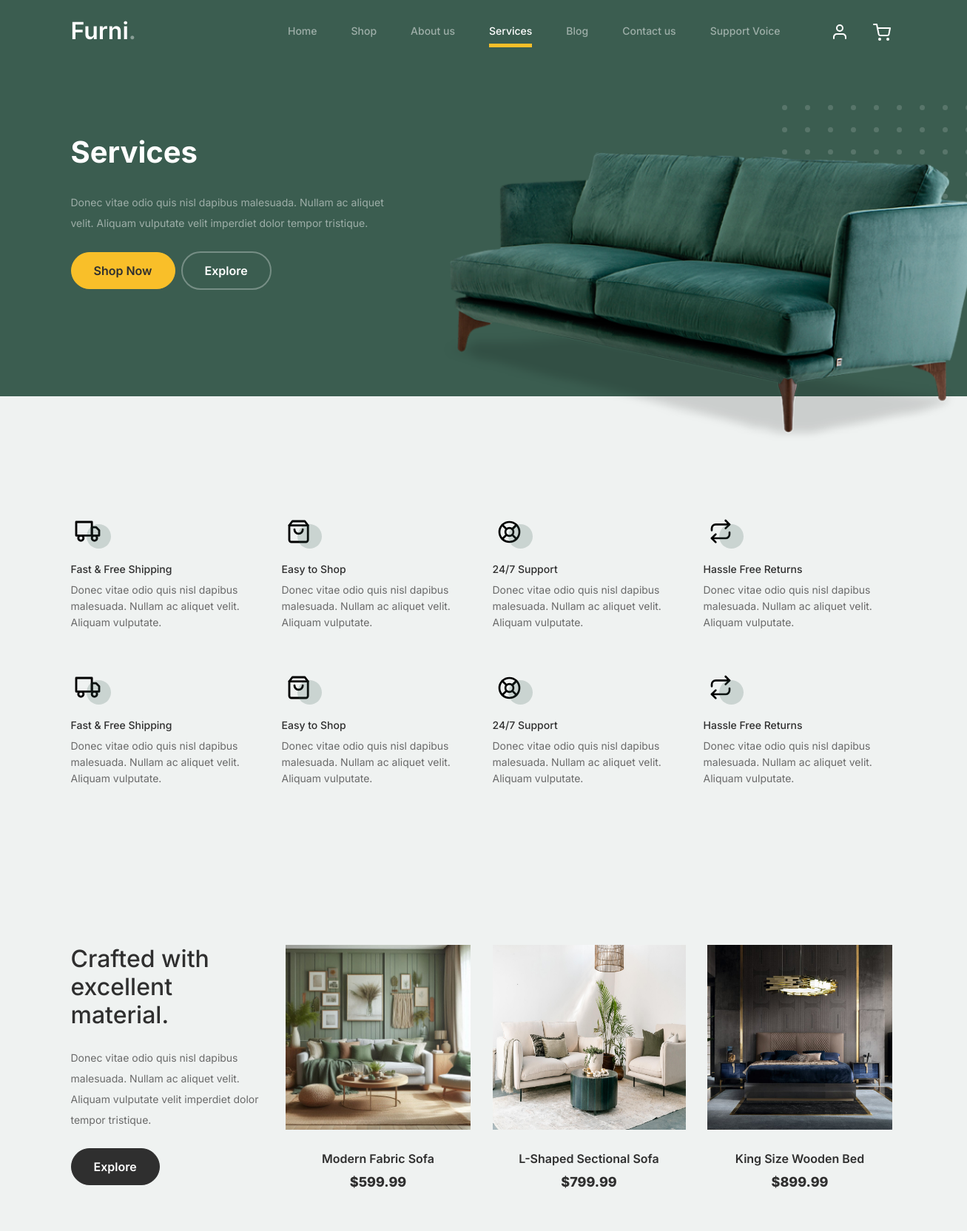
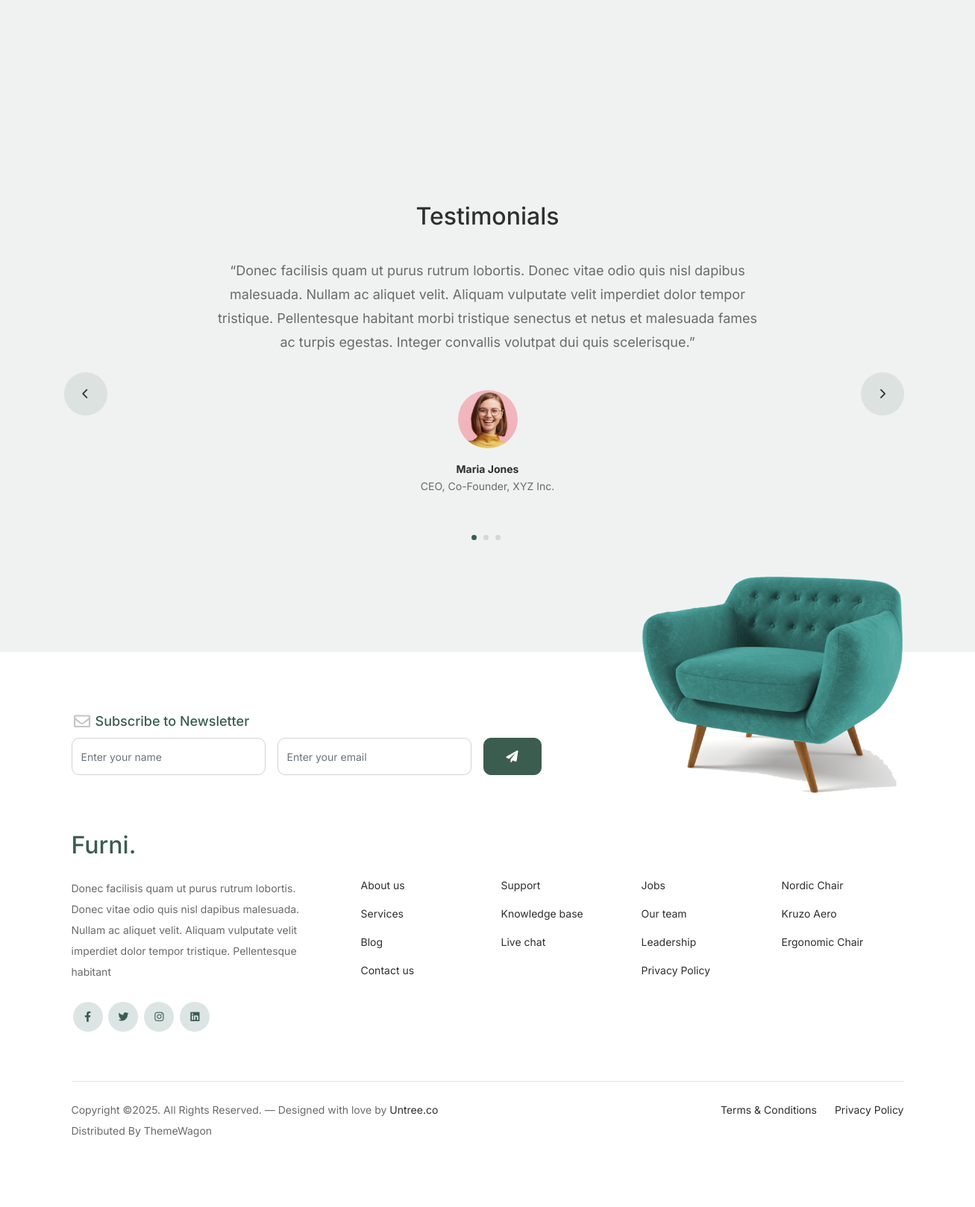
The app's page /service/ with its own data (2 pictures, top to bottom).
### shop/models.py (models this page shows, shortened)
class Product(models.Model):
    name = models.CharField(max_length=200)
    slug = AutoSlugField(populate_from='name', unique=True)
    subcategory = models.ForeignKey(Subcategory, on_delete=models.CASCADE, related_name='products')
    description = models.TextField()
    price = models.DecimalField(max_digits=10, decimal_places=2)
    image = models.ImageField(upload_to='products/')
    stock = models.PositiveIntegerField()
    available = models.BooleanField(default=True)
    created_at = models.DateTimeField(auto_now_add=True)
    updated_at = models.DateTimeField(auto_now=True)

### core/views.py (the view)
# urls.py: path('service/',servicePage, name='service'),
def servicePage(request):
  products = Product.objects.all()[:3]
  context ={"products": products}
  return render(request, 'services.html',context)

### shop/context_processors.py (called while the page is built)
def cart_item_count(request):
    if request.user.is_authenticated:
        cart, created = Cart.objects.get_or_create(user=request.user)
        return {'cart_item_count': cart.items.count()}
    return {'cart_item_count': 0}

### core/templates/services.html (shortened to what this page needs)
{% extends "base.html" %}
{% load static %}
{% block content %}
			<div class="hero">
				<div class="container">
					<div class="row justify-content-between">
						<div class="col-lg-5">
							<div class="intro-excerpt">
								<h1>Services</h1>
								<p class="mb-4">Donec vitae odio quis nisl dapibus malesuada. Nullam ac aliquet velit. Aliquam vulputate velit imperdiet dolor tempor tristique.</p>
								<p><a href="" class="btn btn-secondary me-2">Shop Now</a><a href="#" class="btn btn-white-outline">Explore</a></p>
							</div>
						</div>
						<div class="col-lg-7">
							<div class="hero-img-wrap">
								<img src="{% static 'images/couch.png' %}" class="img-fluid">
							</div>
						</div>
					</div>
				</div>
			</div>
		<div class="why-choose-section">
			<div class="container">
				<div class="row my-5">
					<div class="col-6 col-md-6 col-lg-3 mb-4">
						<div class="feature">
							<div class="icon">
								<img src="{% static 'images/truck.svg' %}" alt="Image" class="imf-fluid">
							</div>
							<h3>Fast &amp; Free Shipping</h3>
							<p>Donec vitae odio quis nisl dapibus malesuada. Nullam ac aliquet velit. Aliquam vulputate.</p>
						</div>
					</div>
					<div class="col-6 col-md-6 col-lg-3 mb-4">
						<div class="feature">
							<div class="icon">
								<img src="{% static 'images/bag.svg' %}" alt="Image" class="imf-fluid">
							</div>
							<h3>Easy to Shop</h3>
							<p>Donec vitae odio quis nisl dapibus malesuada. Nullam ac aliquet velit. Aliquam vulputate.</p>
						</div>
					</div>
					<div class="col-6 col-md-6 col-lg-3 mb-4">
						<div class="feature">
							<div class="icon">
								<img src="{% static 'images/support.svg' %}" alt="Image" class="imf-fluid">
							</div>
							<h3>24/7 Support</h3>
							<p>Donec vitae odio quis nisl dapibus malesuada. Nullam ac aliquet velit. Aliquam vulputate.</p>
						</div>
					</div>
					<div class="col-6 col-md-6 col-lg-3 mb-4">
						<div class="feature">
							<div class="icon">
								<img src="{% static 'images/return.svg' %}" alt="Image" class="imf-fluid">
							</div>
							<h3>Hassle Free Returns</h3>
							<p>Donec vitae odio quis nisl dapibus malesuada. Nullam ac aliquet velit. Aliquam vulputate.</p>
						</div>
					</div>
					<div class="col-6 col-md-6 col-lg-3 mb-4">
						<div class="feature">
							<div class="icon">
								<img src="{% static 'images/truck.svg' %}" alt="Image" class="imf-fluid">
							</div>
							<h3>Fast &amp; Free Shipping</h3>
							<p>Donec vitae odio quis nisl dapibus malesuada. Nullam ac aliquet velit. Aliquam vulputate.</p>
						</div>
					</div>
					<div class="col-6 col-md-6 col-lg-3 mb-4">
						<div class="feature">
							<div class="icon">
								<img src="{% static 'images/bag.svg' %}" alt="Image" class="imf-fluid">
							</div>
							<h3>Easy to Shop</h3>
							<p>Donec vitae odio quis nisl dapibus malesuada. Nullam ac aliquet velit. Aliquam vulputate.</p>
						</div>
					</div>
					<div class="col-6 col-md-6 col-lg-3 mb-4">
						<div class="feature">
							<div class="icon">
								<img src="{% static 'images/support.svg' %}" alt="Image" class="imf-fluid">
							</div>
							<h3>24/7 Support</h3>
							<p>Donec vitae odio quis nisl dapibus malesuada. Nullam ac aliquet velit. Aliquam vulputate.</p>
						</div>
					</div>
					<div class="col-6 col-md-6 col-lg-3 mb-4">
						<div class="feature">
							<div class="icon">
								<img src="{% static 'images/return.svg' %}" alt="Image" class="imf-fluid">
							</div>
							<h3>Hassle Free Returns</h3>
							<p>Donec vitae odio quis nisl dapibus malesuada. Nullam ac aliquet velit. Aliquam vulputate.</p>
						</div>
					</div>
				</div>
			</div>
		</div>
		<div class="product-section pt-0">
			<div class="container">
				<div class="row">
					<div class="col-md-12 col-lg-3 mb-5 mb-lg-0">
						<h2 class="mb-4 section-title">Crafted with excellent material.</h2>
						<p class="mb-4">Donec vitae odio quis nisl dapibus malesuada. Nullam ac aliquet velit. Aliquam vulputate velit imperdiet dolor tempor tristique. </p>
						<p><a href="{% url 'shop' %}" class="btn">Explore</a></p>
					</div>
					{% for product in products %}
                    {% if product.available %}
                        <div class="col-12 col-md-4 col-lg-3 mb-5">
                            <div class="product-item" data-toggle="modal" data-target="#productModal{{ product.id }}">
                                <img style="height: 250px;" src="{{ product.image.url }}" class="img-fluid product-thumbnail">
                                <h3 class="product-title">{{ product.name }}</h3>
                                <strong class="product-price">${{ product.price }}</strong>
                            </div>
                        </div>
                    {% endif %}
                {% endfor %}
				</div>
			</div>
		</div>
		<div class="testimonial-section before-footer-section">
			<div class="container">
				<div class="row">
					<div class="col-lg-7 mx-auto text-center">
						<h2 class="section-title">Testimonials</h2>
					</div>
				</div>
				<div class="row justify-content-center">
					<div class="col-lg-12">
						<div class="testimonial-slider-wrap text-center">
							<div id="testimonial-nav">
								<span class="prev" data-controls="prev"><span class="fa fa-chevron-left"></span></span>
								<span class="next" data-controls="next"><span class="fa fa-chevron-right"></span></span>
							</div>
							<div class="testimonial-slider">
								<div class="item">
									<div class="row justify-content-center">
										<div class="col-lg-8 mx-auto">
											<div class="testimonial-block text-center">
												<blockquote class="mb-5">
													<p>&ldquo;Donec facilisis quam ut purus rutrum lobortis. Donec vitae odio quis nisl dapibus malesuada. Nullam ac aliquet velit. Aliquam vulputate velit imperdiet dolor tempor tristique. Pellentesque habitant morbi tristique senectus et netus et malesuada fames ac turpis egestas. Integer convallis volutpat dui quis scelerisque.&rdquo;</p>
												</blockquote>
												<div class="author-info">
													<div class="author-pic">
														<img src="{% static 'images/person-1.png' %}" alt="Maria Jones" class="img-fluid">
													</div>
													<h3 class="font-weight-bold">Maria Jones</h3>
													<span class="position d-block mb-3">CEO, Co-Founder, XYZ Inc.</span>
												</div>
											</div>
										</div>
									</div>
								</div>
								<div class="item">
									<div class="row justify-content-center">
									</div>
								</div>
								<div class="item">
									<div class="row justify-content-center">
									</div>
								</div>
							</div>
						</div>
					</div>
				</div>
			</div>
		</div>
{% endblock content %}

### static/css/tiny-slider.css (style rules this page uses)
.tns-slider { -webkit-transition:all 0s;-moz-transition:all 0s;transition:all 0s }
.tns-slider>.tns-item { -webkit-box-sizing:border-box;-moz-box-sizing:border-box;box-sizing:border-box }
.tns-horizontal.tns-subpixel { white-space:nowrap }
.tns-horizontal.tns-subpixel>.tns-item { display:inline-block;vertical-align:top;white-space:normal }

### records on screen
Product: image (picture), name "Modern Fabric Sofa", price "599.99"
Product: image (picture), name "L-Shaped Sectional Sofa", price "799.99"
Product: image (picture), name "King Size Wooden Bed", price "899.99"
